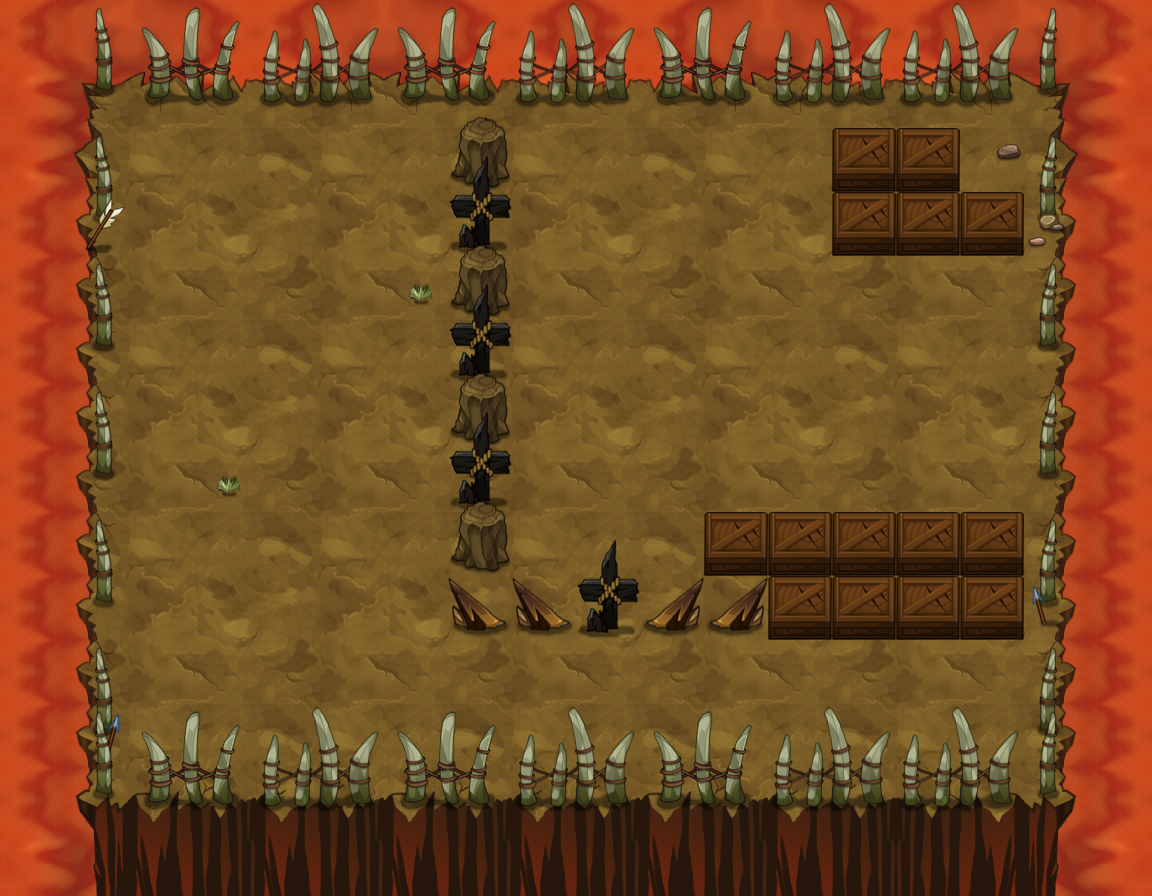

This is a level from a 2D game, rendered from its Tiled map with the project's own tilesets. A one-line summary and the map file follow, with tile-layer data summarised:
An orthogonal 18x14 tile map with 64x64 px tiles, 14 tile layers (PASS, 块层 2, 块层 3, 块层 4, ...) and 50 objects (46x TRAP, 3x bydtj2, PLAYER).

<map version="1.0" orientation="orthogonal" width="18" height="14" tilewidth="64" tileheight="64">
 <properties>
  <property name="DESTRY1" value="57" />
  <property name="DESTRY2" value="58" />
  <property name="DESTRY_COUNT" value="2" />
  <property name="EXP" value="905" />
  <property name="ITEM" value="D032" />
  <property name="MONEY" value="1358" />
 </properties>
 <tileset firstgid="1" name="destroyed_village" tilewidth="64" tileheight="64">
  <image source="destroyed_village-hd.png" width="900" height="1344" />
 </tileset>
 <layer name="PASS" width="18" height="14">
  <data>[252 cells, 140 non-empty, 11 distinct tile ids]</data>
 </layer>
 <layer name="块层 2" width="18" height="14">
  <data>[252 cells, 252 non-empty, 29 distinct tile ids]</data>
 </layer>
 <layer name="块层 3" width="18" height="14">
  <data>[252 cells, 72 non-empty, 12 distinct tile ids]</data>
 </layer>
 <layer name="块层 4" width="18" height="14">
  <data>[252 cells, 4 non-empty, 3 distinct tile ids]</data>
 </layer>
 <layer name="块层 6" width="18" height="14">
  <data>[252 cells, 26 non-empty, 4 distinct tile ids]</data>
 </layer>
 <layer name="SHELTER 11" width="18" height="14">
  <data>[252 cells, 16 non-empty, 5 distinct tile ids]</data>
 </layer>
 <layer name="SHELTER 8" width="18" height="14">
  <data>[252 cells, 1 non-empty, 1 distinct tile ids]</data>
 </layer>
 <layer name="SHELTER 7" width="18" height="14">
  <data>[252 cells, 1 non-empty, 1 distinct tile ids]</data>
 </layer>
 <layer name="SHELTER 6" width="18" height="14">
  <data>[252 cells, 1 non-empty, 1 distinct tile ids]</data>
 </layer>
 <layer name="SHELTER 5" width="18" height="14">
  <data>[252 cells, 1 non-empty, 1 distinct tile ids]</data>
 </layer>
 <layer name="SHELTER 4" width="18" height="14">
  <data>[252 cells, 1 non-empty, 1 distinct tile ids]</data>
 </layer>
 <layer name="SHELTER 3" width="18" height="14">
  <data>[252 cells, 1 non-empty, 1 distinct tile ids]</data>
 </layer>
 <layer name="SHELTER 2" width="18" height="14">
  <data>[252 cells, 1 non-empty, 1 distinct tile ids]</data>
 </layer>
 <layer name="SHELTER 1" width="18" height="14">
  <data>[252 cells, 1 non-empty, 1 distinct tile ids]</data>
 </layer>
 <objectgroup name="对象层 1" width="36" height="28">
  <object name="PLAYER" type="PLAYER" x="960" y="640" width="64" height="64" />
  <object name="bydtj2" x="640" y="192" width="64" height="64">
   <properties>
    <property name="buff_type" value="fire_shell" />
    <property name="lua_ai" value="monster_bydtj_ai" />
    <property name="quality" value="bydtj2.quality" />
   </properties>
  </object>
  <object name="bydtj2" x="960" y="128" width="64" height="64">
   <properties>
    <property name="buff_type" value="fire_shell" />
    <property name="lua_ai" value="monster_bydtj_ai" />
    <property name="quality" value="bydtj2.quality" />
   </properties>
  </object>
  <object name="bydtj2" x="256" y="576" width="64" height="64">
   <properties>
    <property name="buff_type" value="fire_shell" />
    <property name="lua_ai" value="monster_bydtj_ai" />
    <property name="quality" value="bydtj2.quality" />
   </properties>
  </object>
  <object name="zi_dan_right1" type="TRAP" x="128" y="320" width="64" height="64">
   <properties>
    <property name="trap_ani" value="fire_cat_right.actor" />
    <property name="trap_delay" value="2" />
    <property name="trap_id" value="0" />
    <property name="trap_script" value="trap(&quot;zi_dan_right1&quot;):setAtkPower(target(&quot;PLAYER&quot;):getHP()*0.1);trap(&quot;zi_dan_right1&quot;):turnRight(); trap(&quot;zi_dan_right1&quot;):getAI():getActions():addObject( AIUseSkill:create(   SkillLua:create(&quot;skill_0001&quot;)  )  );" />
    <property name="trap_start_mode" value="2" />
    <property name="trap_state" value="open" />
   </properties>
  </object>
  <object name="zi_dan_left1" type="TRAP" x="384" y="384" width="64" height="64">
   <properties>
    <property name="trap_ani" value="fire_cat_left.actor" />
    <property name="trap_delay" value="2" />
    <property name="trap_id" value="0" />
    <property name="trap_script" value="trap(&quot;zi_dan_left1&quot;):setAtkPower(target(&quot;PLAYER&quot;):getHP()*0.1);trap(&quot;zi_dan_left1&quot;):turnLeft(); trap(&quot;zi_dan_left1&quot;):getAI():getActions():addObject( AIUseSkill:create(   SkillLua:create(&quot;skill_0001&quot;)  )  );" />
    <property name="trap_start_mode" value="2" />
    <property name="trap_state" value="open" />
   </properties>
  </object>
  <object name="staff_driger_control" type="TRAP" x="0" y="832" width="64" height="64">
   <properties>
    <property name="trap_delay" value="10" />
    <property name="trap_id" value="0" />
    <property name="trap_script" value="trap(&quot;staff_driger&quot;):setOpened(true);" />
    <property name="trap_start_mode" value="2" />
    <property name="trap_state" value="open" />
   </properties>
  </object>
  <object name="staff_driger" type="TRAP" x="128" y="128" width="64" height="64">
   <properties>
    <property name="trap_ani" value="driger.actor" />
    <property name="trap_floor" value="true" />
    <property name="trap_id" value="0" />
    <property name="trap_script" value="target(&quot;PLAYER&quot;):setCurrentUseSkill(  make_ice_staff_skill()  );target(&quot;PLAYER&quot;):setEffectAnimateName(&quot;find_player.ani&quot;);trap(&quot;staff_driger&quot;):setOpened(false)" />
    <property name="trap_start_mode" value="0" />
    <property name="trap_state" value="open" />
   </properties>
  </object>
  <object name="belt_left" type="TRAP" x="384" y="320" width="64" height="64">
   <properties>
    <property name="lua_ai" value="trap_belt_left_ai" />
    <property name="trap_ani" value="belt_left.actor" />
    <property name="trap_floor" value="true" />
   </properties>
  </object>
  <object name="belt_left" type="TRAP" x="192" y="320" width="64" height="64">
   <properties>
    <property name="lua_ai" value="trap_belt_left_ai" />
    <property name="trap_ani" value="belt_left.actor" />
    <property name="trap_floor" value="true" />
   </properties>
  </object>
  <object name="belt_left" type="TRAP" x="256" y="320" width="64" height="64">
   <properties>
    <property name="lua_ai" value="trap_belt_left_ai" />
    <property name="trap_ani" value="belt_left.actor" />
    <property name="trap_floor" value="true" />
   </properties>
  </object>
  <object name="belt_left" type="TRAP" x="320" y="320" width="64" height="64">
   <properties>
    <property name="lua_ai" value="trap_belt_left_ai" />
    <property name="trap_ani" value="belt_left.actor" />
    <property name="trap_floor" value="true" />
   </properties>
  </object>
  <object name="belt_right" type="TRAP" x="320" y="384" width="64" height="64">
   <properties>
    <property name="lua_ai" value="trap_belt_right_ai" />
    <property name="trap_ani" value="belt_right.actor" />
    <property name="trap_floor" value="true" />
   </properties>
  </object>
  <object name="belt_right" type="TRAP" x="256" y="384" width="64" height="64">
   <properties>
    <property name="lua_ai" value="trap_belt_right_ai" />
    <property name="trap_ani" value="belt_right.actor" />
    <property name="trap_floor" value="true" />
   </properties>
  </object>
  <object name="belt_right" type="TRAP" x="192" y="384" width="64" height="64">
   <properties>
    <property name="lua_ai" value="trap_belt_right_ai" />
    <property name="trap_ani" value="belt_right.actor" />
    <property name="trap_floor" value="true" />
   </properties>
  </object>
  </objectgroup>
</map>
<!-- 35 of 50 objects omitted -->